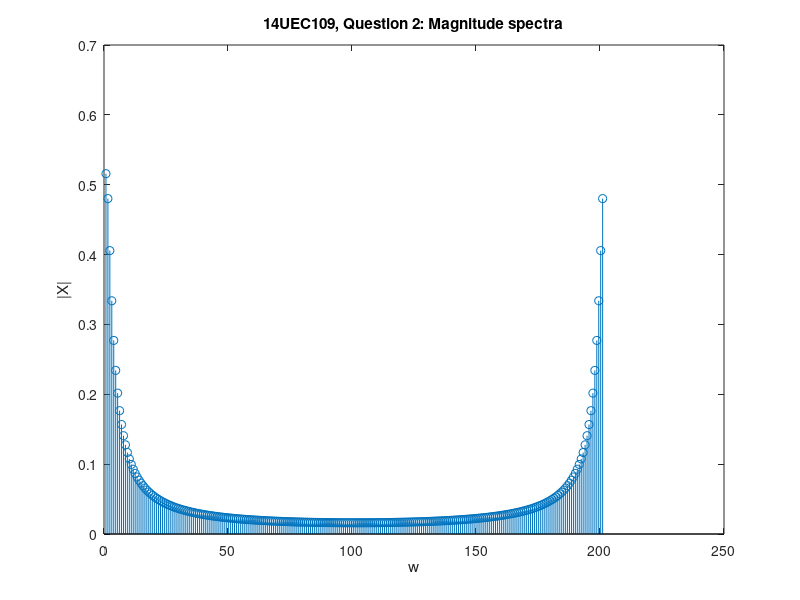
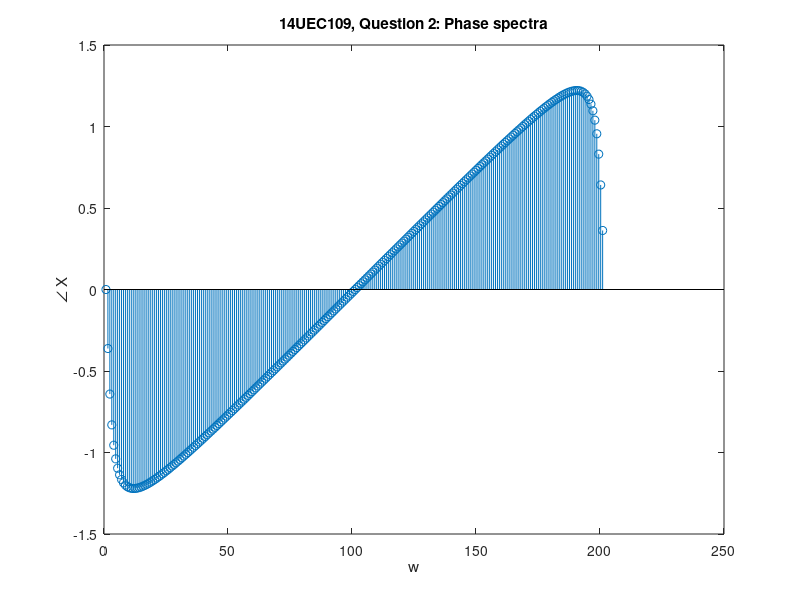
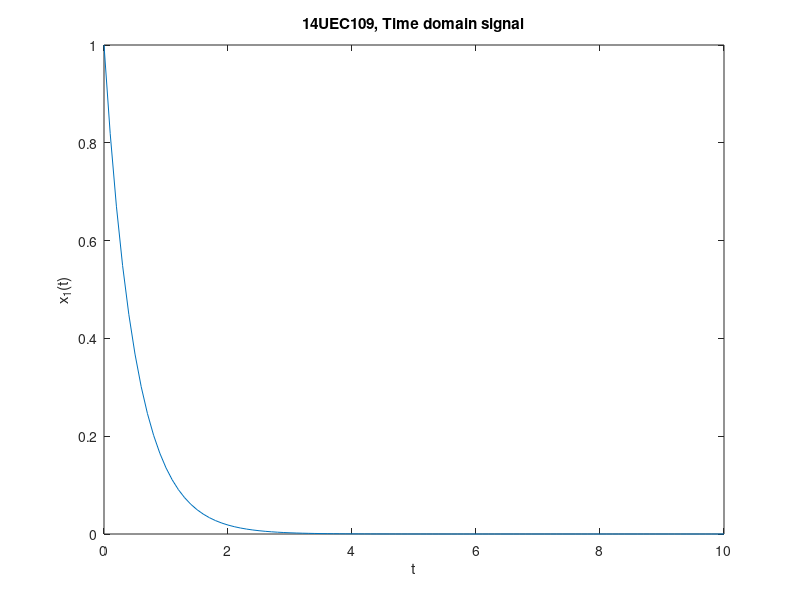

Recreate these plots in MATLAB, in order.
%Question 2: Plot the magnitude and phase spectra with T0 = 8 and Ts = 1/32 and compare with previous result


close all;  %close all open windows generated previously
clc;        %clear the command window
clear all;  %clear the variables

T0 = 8;       %Time period of signal
Ts = 1/32;    %Sampling interval
N = T0/Ts;    %Total number of samples
w0 = 2*pi/T0; %Frequency of signal


X = zeros(256,1);%Rth sample of frequency domain representation of signal
for r = 1:1:256  %taking 256 samples
    for k = 0:1:N-1%k is the index of summation from k equals 0 to N-1
        %For the rth sample of the fourier transform, X_r=X(rw0):
        X(r) = X(r) + Ts*exp(-2*k*Ts)*1*exp(-j*(r-1)*w0*k*Ts);
    end;
end;

r = 1:1:256;     %r is the index for 256 samples of Xr
w = r.*w0;       %Frequency varies with r
t = 0:0.1:10;    %Time array

x1 = exp(-2.*t)*1;     %Time domain aperiodic signal x1(t).u(t)=1 for all t.

figure(1)                            %Figure for the magnitude sectrum
stem(w,abs(X))                       %Discrete plot for |X(w)| vs w
xlabel('w')                          %Label for X-Axis of the plot
ylabel('|X|')                        %Label for Y-Axis of the plot
title('14UEC109, Question 2: Magnitude spectra') %Title for plot

figure(2)                            %Figure for the phase sectrum
stem(w,angle(X))                     %Discrete plot for phase of X(rw0)vs w
xlabel('w')                          %Label for X-Axis of the plot
ylabel('\angle X')                   %Label for Y-Axis of the plot
title('14UEC109, Question 2: Phase spectra')     %Title for plot

figure(3)                            %Figure for the phase sectrum
plot(t,x1)                           %Continuous plot for time domain signal x1(t)
xlabel('t')                          %Label for X-Axis of the plot
ylabel('x_1(t)')                     %Label for Y-Axis of the plot
title('14UEC109, Time domain signal')%Title for plot
